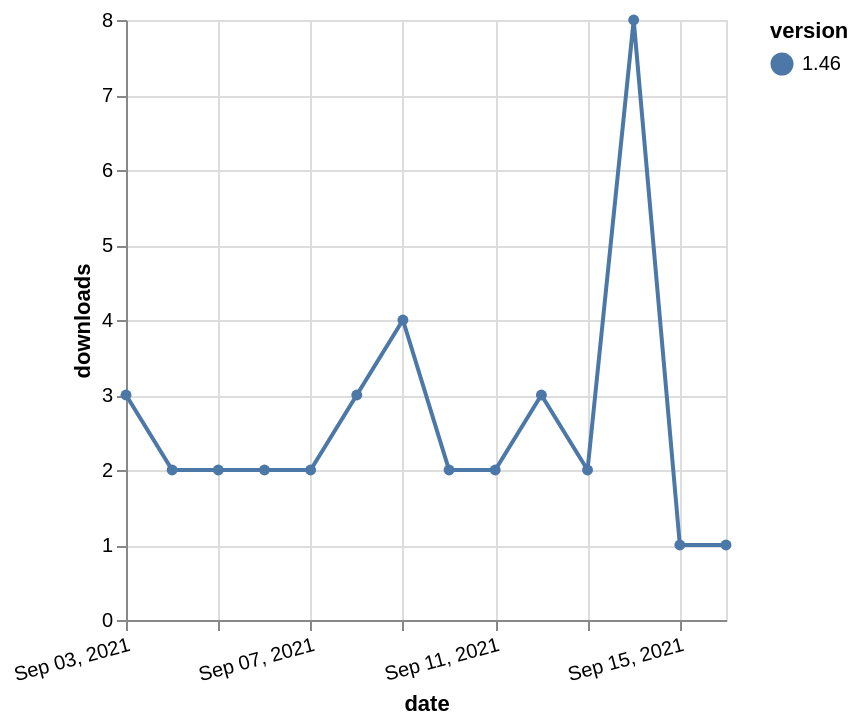

Vega-Lite specification for this chart:
### Vega-Lite specification from a JSON file in a GitHub repository (floating-point values rounded to 4 significant figures)
{"$schema": "https://vega.github.io/schema/vega-lite/v5.json", "description": "A simple bar chart with embedded data.", "data": {"values": [{"date": "2021-09-03", "total": 2956, "delta": 3, "version": "1.46"}, {"date": "2021-09-04", "total": 2958, "delta": 2, "version": "1.46"}, {"date": "2021-09-05", "total": 2960, "delta": 2, "version": "1.46"}, {"date": "2021-09-06", "total": 2962, "delta": 2, "version": "1.46"}, {"date": "2021-09-07", "total": 2964, "delta": 2, "version": "1.46"}, {"date": "2021-09-08", "total": 2967, "delta": 3, "version": "1.46"}, {"date": "2021-09-09", "total": 2971, "delta": 4, "version": "1.46"}, {"date": "2021-09-10", "total": 2973, "delta": 2, "version": "1.46"}, {"date": "2021-09-11", "total": 2975, "delta": 2, "version": "1.46"}, {"date": "2021-09-12", "total": 2978, "delta": 3, "version": "1.46"}, {"date": "2021-09-13", "total": 2980, "delta": 2, "version": "1.46"}, {"date": "2021-09-14", "total": 2988, "delta": 8, "version": "1.46"}, {"date": "2021-09-15", "total": 2989, "delta": 1, "version": "1.46"}, {"date": "2021-09-16", "total": 2990, "delta": 1, "version": "1.46"}]}, "width": "container", "mark": {"type": "line", "point": {"filled": true}}, "encoding": {"x": {"field": "date", "type": "temporal", "timeUnit": "yearmonthdate", "title": "date", "axis": {"labelAngle": -15}}, "y": {"field": "delta", "type": "quantitative", "title": "downloads"}, "color": {"field": "version", "type": "nominal"}, "tooltip": {"field": "delta"}}}
